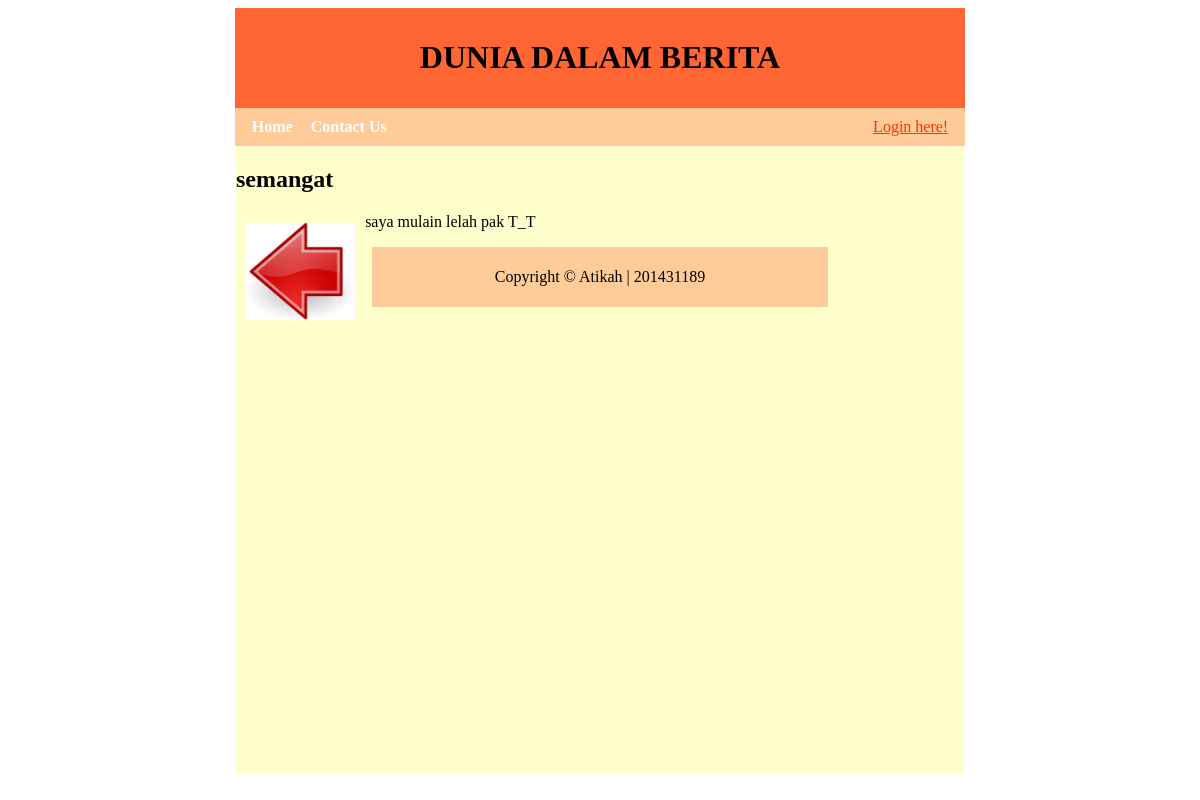
The page /detail_berita.php?id=1 on the database its author committed.
### tables this page shows
CREATE TABLE `berita` (
  `id_berita` int(11) NOT NULL,
  `judul_berita` varchar(100) NOT NULL,
  `isi_berita` varchar(2000) NOT NULL,
  `nama_image` varchar(100) NOT NULL
);

### detail_berita.php (the view, shortened to what this page needs)
<?php
	include("koneksi.php");
	$id = $_GET['id'];
		$query = $conn->prepare("SELECT * FROM berita WHERE id_berita = :id");
		$query->bindparam(':id', $id);
		$query->execute();
		$row=$query->fetch(PDO::FETCH_OBJ);
		?>
<html>
<head>
	<?php include("title.php"); ?>
</head>
<body>
	<div id="content">
		<div class="Header">
			<div class="header-text">
				<h1>DUNIA DALAM BERITA</h1>
			</div>
		</div>
		<div class="menu">
			<div class="menu-kiri">
				<a href="index.php">Home</a>
				<a href="Contact-us.php">Contact Us</a>
			</div>
			<?php
				if(isset($_SESSION['user']))
				  {
					  $user = $_SESSION['user'];
					  echo "<div class='menu-kanan'>
							<font style='color:white'>Welcome $user</font>
							<a href='logout.php' style='color:#FF3300;text-decoration:underline;font-weight:normal;'>Log out!</a>
							</div>";
				  }
				  else
				  {
					  echo "<div class='menu-kanan'>
							<a href='login.html' style='color:#FF3300;text-decoration:underline;font-weight:normal;'>Login here!</a>
							</div>";
				  }
			?>
		</div>
		<div class="main-content">
			<h2><?php echo $row->judul_berita ?></h2>
                  <img  src="image/news/<?php echo $row->nama_image ?>">
                <?php echo $row->isi_berita ?>
		<div class="footer">
			<?php include("footer.php"); ?>
		</div>
	</div>
</body>
</html>

### styleclass.css (style rules this page uses)
.Header { padding: 10px; margin: auto; width: 60%; background-color:#FF6633; overflow: hidden; }
.header-text h1 { text-align: center; }
.menu { padding: 10px; margin: auto; background-color:#FFCC99; width: 60%; overflow: hidden; }
.menu a { text-decoration: none; color: white; margin: 0 7px; font-weight: bold; }
.menu-kiri { float: left; width: 70%; }
.menu-kanan { float: right; width: 25%; text-align: right; }
.menu-kanan a { color: yellow; }
.main-content { width: 61.5%; margin: auto; background-color:#FFFFCC; overflow: hidden; height:80%; }
.main-content img { width: 15%; float: left; margin:10px; }
.footer { width: 60%; padding: 5px 10px; margin: auto; background-color: #FFCC99; }

### rows shown on the page
berita: judul_berita "semangat", nama_image (picture), isi_berita "saya mulain lelah pak T_T"
